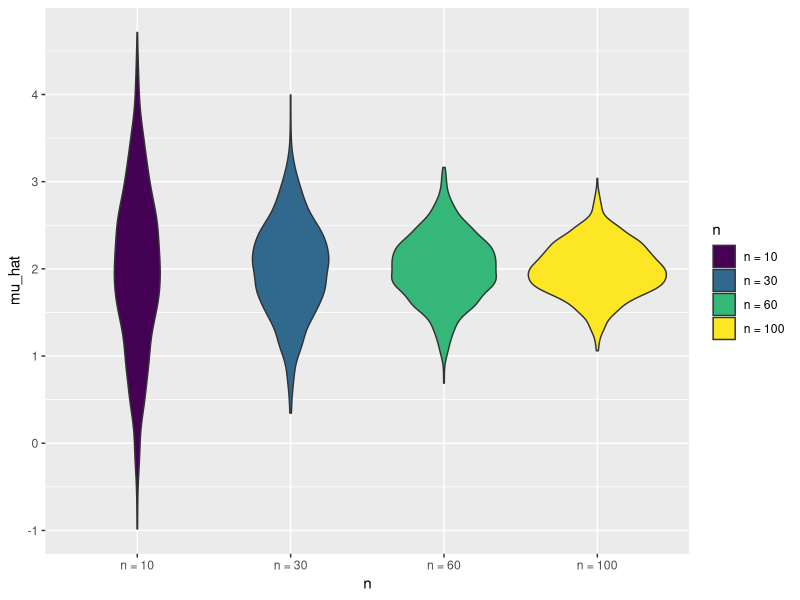
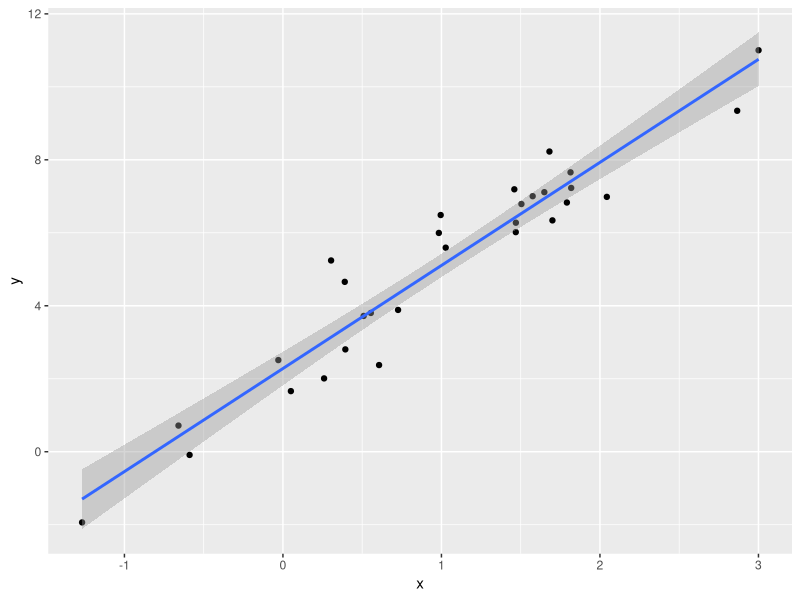
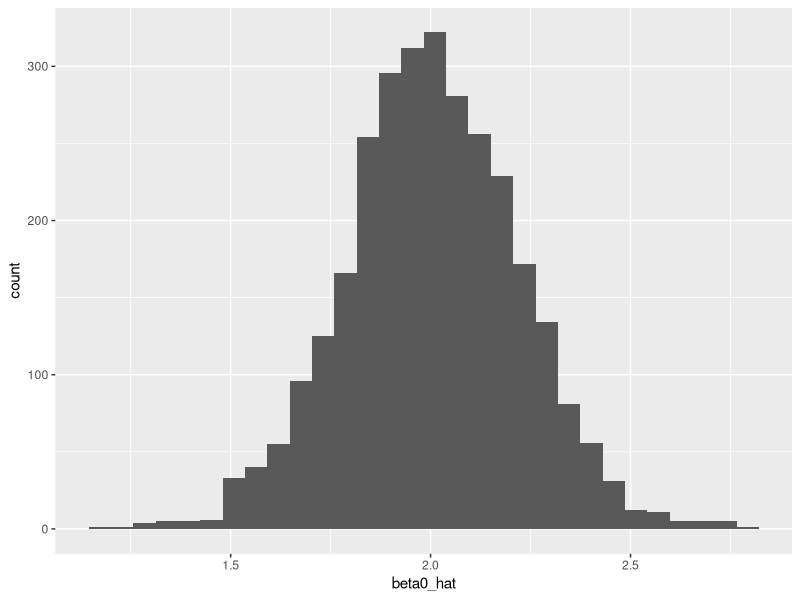
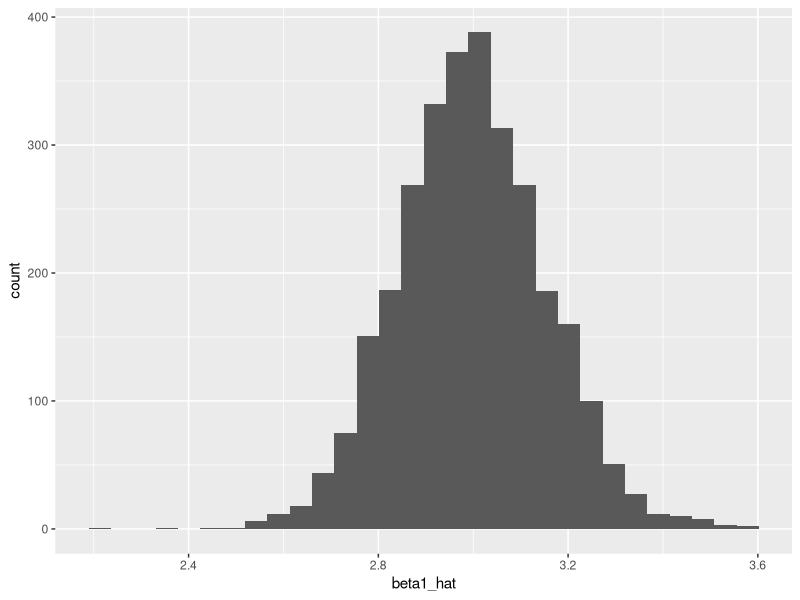
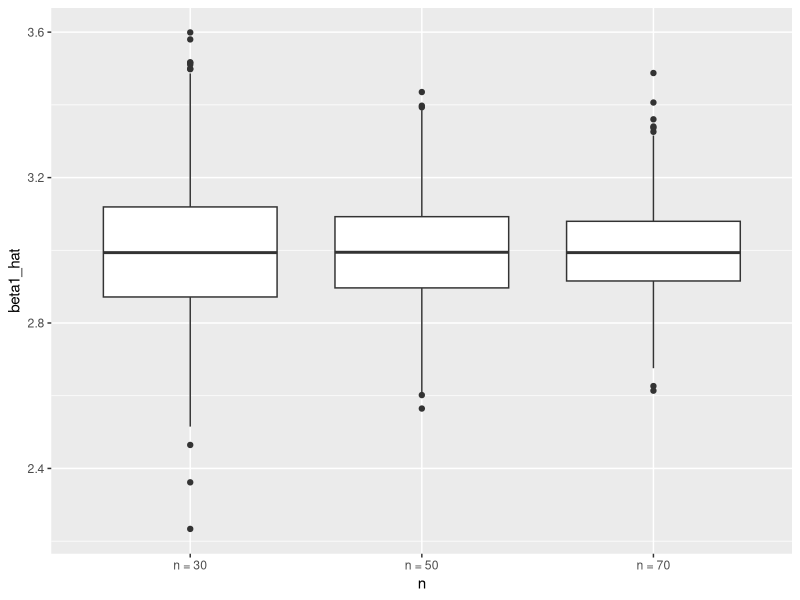
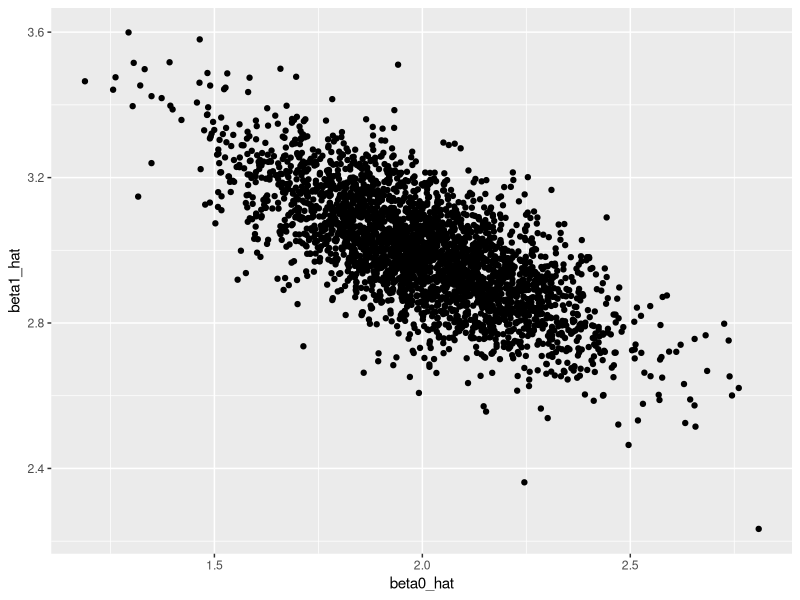
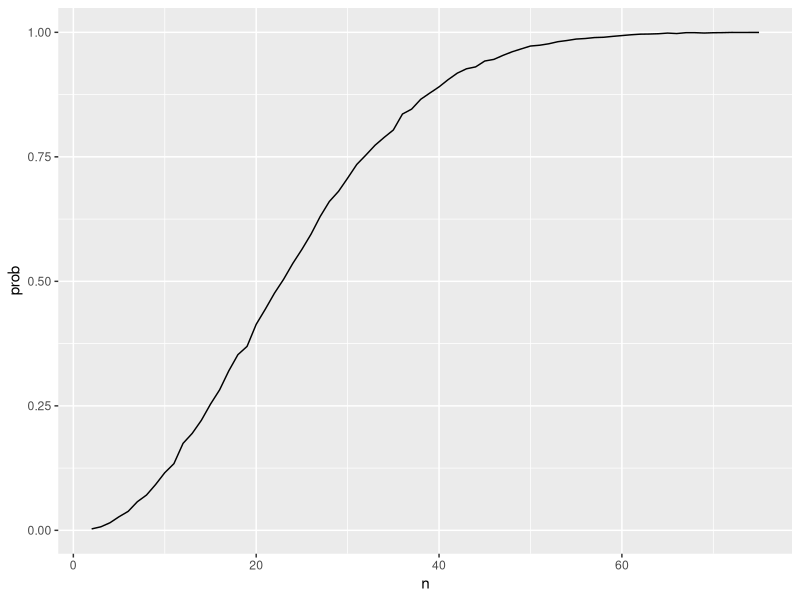

Reproduce these figures in R, in order.
## ---- chunk 1
library(tidyverse)

set.seed(1)

scale_colour_discrete = scale_colour_viridis_d
scale_fill_discrete = scale_fill_viridis_d
## ---- chunk 2
sim_mean_sd = function(n, mu = 2, sigma = 3) {
  
  sim_data = tibble(
    x = rnorm(n, mean = mu, sd = sigma),
  )
  
  sim_data |> 
    summarize(
      mu_hat = mean(x),
      sigma_hat = sd(x)
    )
}
## ---- chunk 3
output = vector("list", 1000)

for (i in 1:1000) {
  output[[i]] = sim_mean_sd(30)
}

sim_results = bind_rows(output)

sim_results |> 
  summarize(average_mean = mean(mu_hat), 
            sd_mean = sd(mu_hat))
## ---- chunk 4
sim_res <- tibble(
    iter = 1:1000
  ) |> 
  mutate(sample_res = map(iter, sim_mean_sd, n = 30)) |> 
  unnest(sample_res)
  
## ---- chunk 5
sim_res <-
  expand_grid(
    n = c(10, 30, 60, 100),
    iter = 1:1000
  ) |> 
  mutate(sample_res = map(n, sim_mean_sd))|> 
  unnest(sample_res)
## ---- chunk 6
sim_res |> 
  group_by(n) |> 
  summarize(
    sd = sd(mu_hat)
  )
## ---- chunk 7
sim_res |> 
  mutate(n = str_c("n = ", n),
         n = fct_inorder(n)) |> 
  ggplot(aes(x = n, y = mu_hat, fill = n)) +
  geom_violin()
## ---- chunk 8
sim_data <-
  tibble(
    x = rnorm(n = 30, mean = 1, sd = 1), 
    y = 2+3*x + rnorm(30, 0, 1)
  )

lm_fit = lm(y ~ x, data = sim_data)

sim_data |> 
  ggplot(aes(x =x , y =y)) +
  geom_point() +
  geom_smooth(method = "lm")
## ---- chunk 9
sim_reg <- function(sample_size){
  sim_data <-
  tibble(
    x = rnorm(n = sample_size, mean = 1, sd = 1), 
    y = 2+3*x + rnorm(sample_size, 0, 1)
  )
  
  lm_fit = lm(y ~ x, data = sim_data)
  
  out_df <-
    tibble(
      beta0_hat = coef(lm_fit)[1], 
      beta1_hat = coef(lm_fit)[2]
    )
  
  return(out_df)
}
## ---- chunk 10
sim_res_df <-
  expand_grid(
    n = c(30, 50, 70), 
    iter = 1:1000
  ) |> 
  mutate(estimate_df = map(n, sim_reg)) |> 
  unnest(estimate_df)
## ---- chunk 11
sim_res_df |> 
  ggplot(aes(x =beta0_hat)) +
  geom_histogram()

sim_res_df |> 
  ggplot(aes(x =beta1_hat)) +
  geom_histogram()
## ---- chunk 12
sim_res_df |> 
  mutate (n = str_c("n = ", n)) |> 
  ggplot(aes(x =n, y = beta1_hat, group = n)) +
  geom_boxplot()
## ---- chunk 13
sim_res_df |> 
  ggplot(aes(x =beta0_hat , y =beta1_hat)) +
  geom_point()
## ---- chunk 14
sim_bday <- function(sample_size) {
  
  bdays = sample(1:365, size =sample_size, replace = TRUE)
  
  duplicate <- length(unique(bdays)) < sample_size
  
  return(duplicate)
}

sim_bday(50)

## ---- chunk 15
sim_results <-
  expand_grid(
    n = 2:75, 
    iter = 1:10000
  ) |> 
  mutate(estimated_df = map_lgl(n, sim_bday)) |> 
  group_by(n) |> 
  summarize(prob = mean(estimated_df))
## ---- chunk 16
sim_results |> 
ggplot(aes(x = n, y = prob)) +
  geom_line()
